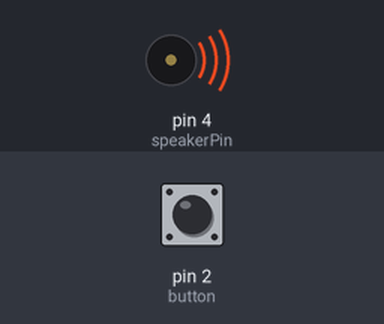
Simulated run of this sketch. Board: Arduino Uno, built with avr-gcc and run on an emulated ATmega328P. Parts: buzzer (waves = sounding). The test bench sets the inputs (shaded band); at power-on: pin 2 (button) HIGH.

Above: at 1.2 s.
1.3 s: pin 2 (button) pulled LOW for 0.15 s
At 2.6 s:
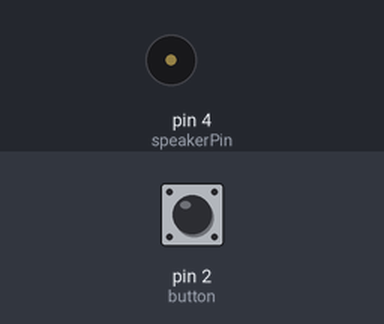
3.3 s: pin 2 (button) pulled LOW for 1 s
At 4.6 s:
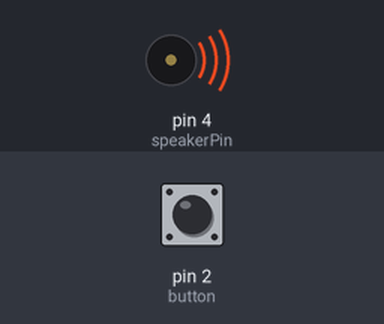
7.3 s: pin 2 (button) pulled LOW for 3.2 s
At 9.2 s:
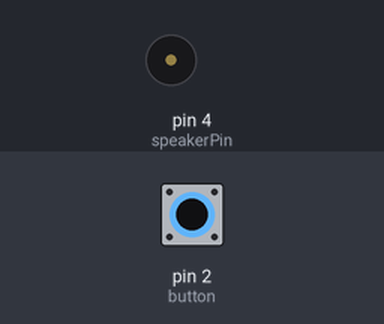
Timing chart, 0 to 10.7 s (numbered marks = the images above; inputs shaded):
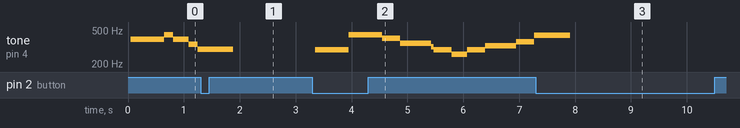

Measured:
- after the input at 1.3 s, tone on pin 4 (speakerPin): goes on until 1.9 s, then stays silent
- after the input at 3.3 s, tone on pin 4 (speakerPin): plays 294 Hz for 0.60 s, 439 Hz for 0.60 s, 398 Hz for 0.32 s, 348 Hz for 0.56 s, 320 Hz for 0.04 s, 294 Hz for 0.32 s … (11 notes in this stretch), starting after 0.05 s
- after the input at 7.3 s, tone on pin 4 (speakerPin): goes on until 7.9 s, then stays silent
- by itself, tone on pin 4 (speakerPin): plays 391 Hz for 0.60 s, 439 Hz for 0.16 s, 391 Hz for 0.28 s, 342 Hz for 0.16 s, 299 Hz for 0.05 s

The sketch:

buzzer_v2.ino
```cpp
#include <util/delay.h>

const    int speakerPin = 4;  // pinul pe care conectam buzzer-ul
const    int button     = 2;  // pinul pe care conectam butonul
volatile int mod = 1;         // 0 - stop, 1 - play
volatile int track = 0;       // numarul piesei
volatile int n;

const int length[8] = {7,69,71,29,51,77,64,63}; // numarul de note din fiecare piesa

const int tempo[8] = {150,150,150,150,150,150,150,150};

const char * notes[8] = {"ggagsed deggsgg ggagsed deggsgg DCbCDbCbabCabagabgagsgasgsesgeseddeggsgg ", \
                     "ddaagfedcdefga ddaagfedcdefga avgavCDagfdefgfgavaagfedfedgfgavCDagfed" , \
                     "cfffgagavCavafggfcfffgagavCavafggffaCDCvagfgavCcfagfccfffgagavCavafggf " , \
                     "faagfvvagaCCbCaDCvagfeagffef ", \
                     "aavCagfgagdgavCaggfgagff vavCDDaaCagfecavCagfgagff ", \
                     "cffefaagCCCvagacffefaagCffeedcCCCfvaagCCCfvaagDDDCvavgavCffgaDDDCvavgavCffgf ", \
                     "ggdgadbabCbaggsesgabsedd DCbCbabgasedggsgagdbbabCbabCbagsgCbagg ", \
                     "egbbbaCbagabgegasedeaaeesgsedgabbbaCbag DD bb baCdagabgegasede " } ;

const byte beats[8][77] = { { 2,2,1,1,1,1,4,2,2,2,2,2,2,4,2,2,2,2,1,1,1,1,4,2,2,2,2,2,2,4,2,2,3,1,1,1,1,1,3,1,1,1,1,1,3,1,1,1,1,1,3,1,1,1,1,1,3,1,1,1,1,1,3,1,2,2,2,2,2,2,4,2,2 }, \
                 { 2,2,2,2,2,2,2,2,2,2,2,2,2,4,2,2,2,2,2,2,2,2,2,2,2,2,2,2,4,2,2,2,2,2,2,2,2,2,2,2,2,2,2,4,2,2,4,2,2,2,2,2,2,4,1,1,2,4,2,2,2,2,2,2,2,2,2,2,8 } , \
                 { 2,2,2,2,2,1,1,1,1,2,2,2,1,1,2,2,6,2,2,2,2,2,1,1,1,1,2,2,2,1,1,2,2,6,1,1,3,1,1,1,1,1,1,1,1,1,2,2,2,2,2,2,4,4,2,2,2,2,1,1,1,1,2,2,2,1,1,2,2,6,2 } , \
                 { 2,3,1,2,2,2,2,2,2,2,2,2,2,6,2,3,1,2,2,2,2,2,2,2,2,2,2,6,2 }, \
                 { 2,3,1,2,2,4,4,3,1,2,2,8,3,1,2,2,3,1,4,2,2,3,1,6,2,3,1,2,2,2,2,2,2,2,2,2,2,6,2,2,2,2,2,4,4,2,2,3,1,8,8}, \
                 { 2,2,3,1,2,2,2,2,2,2,3,1,2,2,4,2,2,3,1,2,2,2,2,2,2,3,1,2,2,4,2,2,2,2,2,2,2,2,2,2,2,2,2,2,2,2,2,2,2,2,2,2,4,2,1,1,3,1,2,2,4,3,1,2,2,2,2,4,2,1,1,3,1,2,2,4,8} ,\
                 { 2,4,2,2,4,4,2,2,2,2,4,2,2,4,2,2,2,2,2,2,4,3,1,6,2,4,2,2,4,4,2,2,2,2,3,1,2,2,2,2,2,2,4,2,2,2,2,2,2,4,2,2,2,2,2,2,4,2,2,4,3,1,6,8 }, \
                 { 2,2,2,2,2,2,2,2,2,6,2,2,2,2,2,2,2,2,2,6,2,2,2,2,2,4,2,2,6,2,2,2,2,2,2,2,2,2,4,2,2,4,2,2,4,2,2,2,2,2,2,6,2,2,2,2,2,2,2,2,2,8,8 }};

void playTone(int tone, int duration) {
  for (long i = 0; i < duration * 1000L; i += tone * 2) {
    digitalWrite(speakerPin, HIGH);
    delayMicroseconds(tone);
    digitalWrite(speakerPin, LOW);
    delayMicroseconds(tone);
  }
}

void playNote(char note, int duration) {

   const char names[] = { 'c', 'd', 'e', 'f', 's', 'g', 'a', 'v', 'b', 'C', 'D', 'E' }; // note
   const int tones[] = { 1915, 1700, 1519, 1432, 1352, 1275, 1136, 1073, 1014, 956, 852, 758 }; // frecvente

   for (int i = 0; i < 12; i++){
    if (names[i] == note) playTone(tones[i], duration);
   }
}

void read_button(){
    delay(100);
    if(digitalRead(2) == LOW) {

      mod = 1 - mod; //fac toggle intre stari, din 0 in 1 si din 1 in 0

      if(mod == 1){
        track++;
        track = (track % 8);  //iau restul impartirii la 8 in cazul in care trec cu numaratoarea de numarul maxim de melodii
        n = 0; // resetez la prima nota din melodie
      }
    }
}

void setup() {
  pinMode(speakerPin, OUTPUT);
  pinMode(button,     INPUT_PULLUP);

  attachInterrupt(INT0, read_button, FALLING);
}

void loop()
{
   if(mod == 1){  // va canta doar cand modul este
    for (n = 0; n < length[track]; n++){
      if (mod==0)
        break;

      if (notes[track][n] == ' ')
        delay(beats[track][n] * tempo[track]); // pauză
      else
        playNote(notes[track][n], beats[track][n] * tempo[track]);
    }

    delay(tempo[track] / 2); // pauza intre note
   }
}
```
